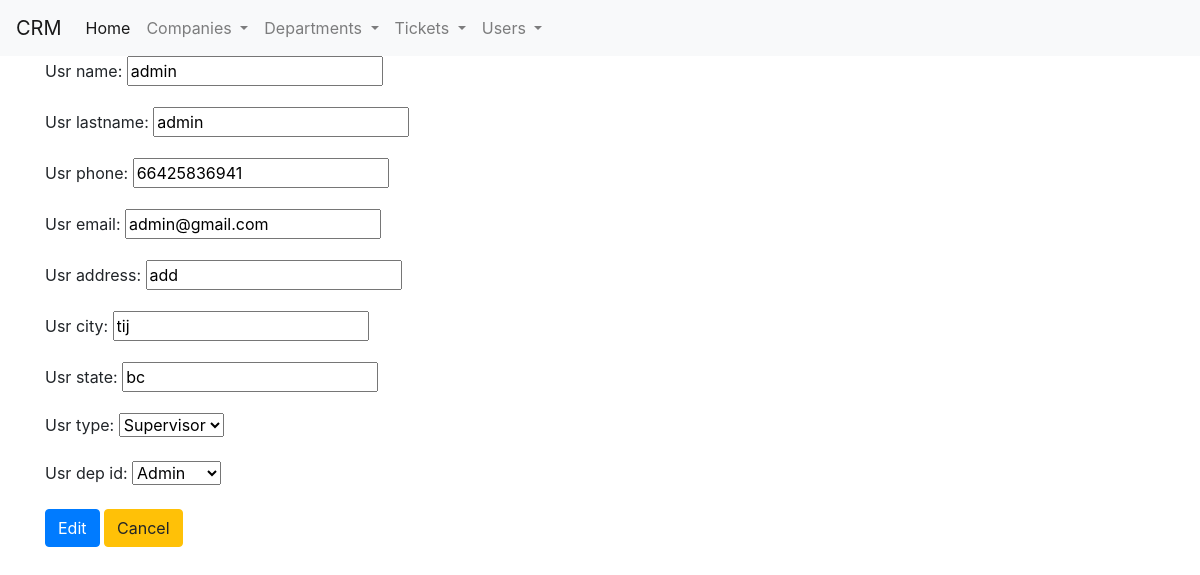
Screenshot of /Users/Edit_User/admin with the database file from the repository.
### Users/models.py (models this page shows, shortened)
class Users(models.Model):
	types = (
			('User', 'User'),
			('Supervisor', 'Supervisor'),
		)
	usr_id = models.CharField(primary_key=True,max_length=25)
	usr_name = models.CharField(max_length=256, null=False)
	usr_lastname = models.CharField(max_length=256, null=False)
	usr_phone = models.CharField(max_length=256, null=False)
	usr_email = models.CharField(max_length=256, null=False)
	usr_address = models.CharField(max_length=256, null=False)
	usr_city = models.CharField(max_length=256, null=False)
	usr_state = models.CharField(max_length=256, null=False)
	usr_type = models.CharField(max_length=256, choices=types)
	usr_dep_id = models.ForeignKey(Departments, on_delete=models.CASCADE)

### Users/views.py (the view)
# urls.py: path('Edit_User/<str:pk>', views.Edit_User.as_view(), name='Edit_User_view'),
class Edit_User(generic.UpdateView):
	template_name = "Users/Edit_User.html"
	model = Users
	fields = ["usr_name", 'usr_lastname', 'usr_phone', 'usr_phone', 'usr_email', 'usr_address', 'usr_city', 'usr_state', 'usr_type', 'usr_dep_id']
	success_url = "/Users"

### Departments/models.py (called while the page is built)
	def __str__(self):
		return self.dep_name

### templates/Users/Edit_User.html (shortened to what this page needs)
{% extends "base.html" %}
{% block content %}
	<form method="post">
		{{ form.as_p }}
		<button class="btn btn-primary">Edit</button>
		<button class="btn btn-warning">Cancel</button>
	</form>
{% endblock %}

### rows the page displays
Users: usr_name "admin", usr_lastname "admin", usr_phone "66425836941", usr_email "admin@gmail.com", usr_address "add", usr_city "tij", usr_state "bc", usr_type "Supervisor", usr_dep_id "Admin"
